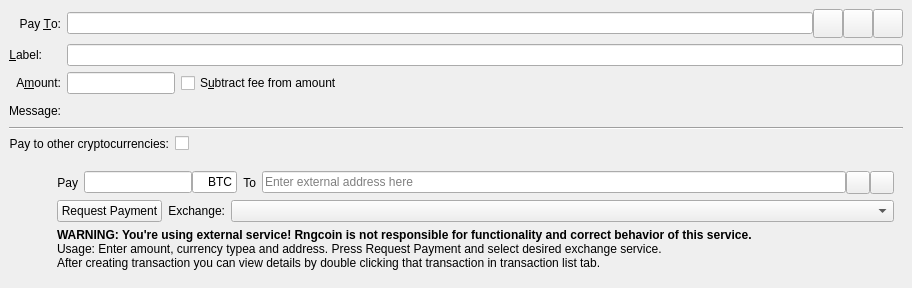
<?xml version="1.0" encoding="UTF-8"?>
<ui version="4.0">
 <class>SendCoinsEntry</class>
 <widget class="QStackedWidget" name="SendCoinsEntry">
  <property name="geometry">
   <rect>
    <x>0</x>
    <y>0</y>
    <width>912</width>
    <height>288</height>
   </rect>
  </property>
  <property name="focusPolicy">
   <enum>Qt::TabFocus</enum>
  </property>
  <property name="autoFillBackground">
   <bool>false</bool>
  </property>
  <widget class="QFrame" name="SendCoins">
   <property name="toolTip">
    <string>This is a normal payment.</string>
   </property>
   <property name="frameShape">
    <enum>QFrame::NoFrame</enum>
   </property>
   <layout class="QGridLayout" name="gridLayout_2">
    <item row="0" column="0" colspan="2">
     <widget class="QLabel" name="payToLabel">
      <property name="text">
       <string>Pay &amp;To:</string>
      </property>
      <property name="alignment">
       <set>Qt::AlignRight|Qt::AlignTrailing|Qt::AlignVCenter</set>
      </property>
      <property name="buddy">
       <cstring>payTo</cstring>
      </property>
     </widget>
    </item>
    <item row="0" column="2">
     <layout class="QHBoxLayout" name="payToLayout">
      <property name="spacing">
       <number>0</number>
      </property>
      <item>
       <widget class="QValidatedLineEdit" name="payTo">
        <property name="toolTip">
         <string>The Rngcoin address to send the payment to</string>
        </property>
       </widget>
      </item>
      <item>
       <widget class="QToolButton" name="addressBookButton">
        <property name="toolTip">
         <string>Choose previously used address</string>
        </property>
        <property name="text">
         <string/>
        </property>
        <property name="icon">
         <iconset resource="../bitcoin.qrc">
          <normaloff>:/icons/address-book</normaloff>:/icons/address-book</iconset>
        </property>
        <property name="iconSize">
         <size>
          <width>22</width>
          <height>22</height>
         </size>
        </property>
        <property name="shortcut">
         <string>Alt+A</string>
        </property>
       </widget>
      </item>
      <item>
       <widget class="QToolButton" name="pasteButton">
        <property name="toolTip">
         <string>Paste address from clipboard</string>
        </property>
        <property name="text">
         <string/>
        </property>
        <property name="icon">
         <iconset resource="../bitcoin.qrc">
          <normaloff>:/icons/editpaste</normaloff>:/icons/editpaste</iconset>
        </property>
        <property name="iconSize">
         <size>
          <width>22</width>
          <height>22</height>
         </size>
        </property>
        <property name="shortcut">
         <string>Alt+P</string>
        </property>
       </widget>
      </item>
      <item>
       <widget class="QToolButton" name="deleteButton">
        <property name="toolTip">
         <string>Remove this entry</string>
        </property>
        <property name="text">
         <string/>
        </property>
        <property name="icon">
         <iconset resource="../bitcoin.qrc">
          <normaloff>:/icons/remove</normaloff>:/icons/remove</iconset>
        </property>
        <property name="iconSize">
         <size>
          <width>22</width>
          <height>22</height>
         </size>
        </property>
       </widget>
      </item>
     </layout>
    </item>
    <item row="1" column="0">
     <widget class="QLabel" name="labellLabel">
      <property name="text">
       <string>&amp;Label:</string>
      </property>
      <property name="alignment">
       <set>Qt::AlignRight|Qt::AlignTrailing|Qt::AlignVCenter</set>
      </property>
      <property name="buddy">
       <cstring>addAsLabel</cstring>
      </property>
     </widget>
    </item>
    <item row="1" column="2">
     <widget class="QLineEdit" name="addAsLabel">
      <property name="toolTip">
       <string>Enter a label for this address to add it to the list of used addresses</string>
      </property>
     </widget>
    </item>
    <item row="2" column="0" colspan="2">
     <widget class="QLabel" name="amountLabel">
      <property name="text">
       <string>A&amp;mount:</string>
      </property>
      <property name="alignment">
       <set>Qt::AlignRight|Qt::AlignTrailing|Qt::AlignVCenter</set>
      </property>
      <property name="buddy">
       <cstring>payAmount</cstring>
      </property>
     </widget>
    </item>
    <item row="2" column="2">
     <layout class="QHBoxLayout" name="horizontalLayoutAmount" stretch="0,1">
      <item>
       <widget class="BitcoinAmountField" name="payAmount"/>
      </item>
      <item>
       <widget class="QCheckBox" name="checkboxSubtractFeeFromAmount">
        <property name="toolTip">
         <string>The fee will be deducted from the amount being sent. The recipient will receive less rngcoins than you enter in the amount field. If multiple recipients are selected, the fee is split equally.</string>
        </property>
        <property name="text">
         <string>S&amp;ubtract fee from amount</string>
        </property>
       </widget>
      </item>
     </layout>
    </item>
    <item row="3" column="0" colspan="2">
     <widget class="QLabel" name="messageLabel">
      <property name="text">
       <string>Message:</string>
      </property>
      <property name="alignment">
       <set>Qt::AlignRight|Qt::AlignTrailing|Qt::AlignVCenter</set>
      </property>
     </widget>
    </item>
    <item row="3" column="2">
     <widget class="QLabel" name="messageTextLabel">
      <property name="toolTip">
       <string>A message that was attached to the rngcoin: URI which will be stored with the transaction for your reference. Note: This message will not be sent over the Rngcoin network.</string>
      </property>
      <property name="textFormat">
       <enum>Qt::PlainText</enum>
      </property>
     </widget>
    </item>
    <item row="4" column="0" colspan="3">
     <widget class="Line" name="line">
      <property name="orientation">
       <enum>Qt::Horizontal</enum>
      </property>
     </widget>
    </item>
    <item row="5" column="0" colspan="3">
     <layout class="QFormLayout" name="toggleExchLayout">
      <item row="0" column="0">
       <widget class="QLabel" name="toggleExchLabel">
        <property name="text">
         <string>Pay to other cryptocurrencies:</string>
        </property>
        <property name="alignment">
         <set>Qt::AlignRight|Qt::AlignTrailing|Qt::AlignVCenter</set>
        </property>
        <property name="buddy">
         <cstring>payTo</cstring>
        </property>
       </widget>
      </item>
      <item row="0" column="1">
       <widget class="QCheckBox" name="checkBoxExch">
        <property name="sizePolicy">
         <sizepolicy hsizetype="Fixed" vsizetype="Fixed">
          <horstretch>0</horstretch>
          <verstretch>0</verstretch>
         </sizepolicy>
        </property>
        <property name="text">
         <string/>
        </property>
       </widget>
      </item>
     </layout>
    </item>
    <item row="6" column="1" colspan="2">
     <widget class="QWidget" name="exchWidget" native="true">
      <property name="toolTip">
       <string>This is a payment to external cryptocurrencies</string>
      </property>
      <layout class="QGridLayout" name="gridLayout">
       <item row="0" column="0">
        <layout class="QHBoxLayout" name="horizontalLayout1">
         <item>
          <widget class="QLabel" name="amountExchLabel">
           <property name="sizePolicy">
            <sizepolicy hsizetype="Preferred" vsizetype="Preferred">
             <horstretch>0</horstretch>
             <verstretch>0</verstretch>
            </sizepolicy>
           </property>
           <property name="text">
            <string>Pay</string>
           </property>
           <property name="alignment">
            <set>Qt::AlignRight|Qt::AlignTrailing|Qt::AlignVCenter</set>
           </property>
          </widget>
         </item>
         <item>
          <layout class="QHBoxLayout" name="horizontalLayout1_1">
           <property name="spacing">
            <number>0</number>
           </property>
           <item>
            <widget class="QLineEdit" name="payAmountExch">
             <property name="sizePolicy">
              <sizepolicy hsizetype="Fixed" vsizetype="Fixed">
               <horstretch>0</horstretch>
               <verstretch>0</verstretch>
              </sizepolicy>
             </property>
             <property name="toolTip">
              <string>Amount of currency</string>
             </property>
             <property name="alignment">
              <set>Qt::AlignRight|Qt::AlignTrailing|Qt::AlignVCenter</set>
             </property>
            </widget>
           </item>
           <item>
            <widget class="QLineEdit" name="payTypeExch">
             <property name="sizePolicy">
              <sizepolicy hsizetype="Fixed" vsizetype="Fixed">
               <horstretch>1</horstretch>
               <verstretch>0</verstretch>
              </sizepolicy>
             </property>
             <property name="minimumSize">
              <size>
               <width>45</width>
               <height>0</height>
              </size>
             </property>
             <property name="maximumSize">
              <size>
               <width>45</width>
               <height>16777215</height>
              </size>
             </property>
             <property name="toolTip">
              <string>Currency short name (i.e. BTC)</string>
             </property>
             <property name="text">
              <string>BTC</string>
             </property>
             <property name="alignment">
              <set>Qt::AlignRight|Qt::AlignTrailing|Qt::AlignVCenter</set>
             </property>
            </widget>
           </item>
          </layout>
         </item>
         <item>
          <widget class="QLabel" name="toExchLabel">
           <property name="sizePolicy">
            <sizepolicy hsizetype="Preferred" vsizetype="Preferred">
             <horstretch>0</horstretch>
             <verstretch>0</verstretch>
            </sizepolicy>
           </property>
           <property name="text">
            <string>To</string>
           </property>
           <property name="alignment">
            <set>Qt::AlignRight|Qt::AlignTrailing|Qt::AlignVCenter</set>
           </property>
          </widget>
         </item>
         <item>
          <layout class="QHBoxLayout" name="horizontalLayout1_2">
           <property name="spacing">
            <number>0</number>
           </property>
           <item>
            <widget class="QLineEdit" name="payToExch">
             <property name="toolTip">
              <string>Enter external address here</string>
             </property>
             <property name="placeholderText">
              <string>Enter external address here</string>
             </property>
            </widget>
           </item>
           <item>
            <widget class="QToolButton" name="pasteExchButton">
             <property name="toolTip">
              <string>Paste address from clipboard</string>
             </property>
             <property name="text">
              <string/>
             </property>
             <property name="icon">
              <iconset resource="../bitcoin.qrc">
               <normaloff>:/icons/editpaste</normaloff>:/icons/editpaste</iconset>
             </property>
             <property name="shortcut">
              <string>Alt+P</string>
             </property>
            </widget>
           </item>
           <item>
            <widget class="QToolButton" name="deleteExchButton">
             <property name="toolTip">
              <string>Remove this entry</string>
             </property>
             <property name="text">
              <string/>
             </property>
             <property name="icon">
              <iconset resource="../bitcoin.qrc">
               <normaloff>:/icons/remove</normaloff>:/icons/remove</iconset>
             </property>
            </widget>
           </item>
          </layout>
         </item>
        </layout>
       </item>
       <item row="1" column="0">
        <layout class="QHBoxLayout" name="horizontalLayout2">
         <item>
          <widget class="QPushButton" name="requestPaymentButton">
           <property name="sizePolicy">
            <sizepolicy hsizetype="Fixed" vsizetype="Fixed">
             <horstretch>0</horstretch>
             <verstretch>0</verstretch>
            </sizepolicy>
           </property>
           <property name="text">
            <string>Request Payment</string>
           </property>
          </widget>
         </item>
         <item>
          <widget class="QLabel" name="exchLabel">
           <property name="sizePolicy">
            <sizepolicy hsizetype="Fixed" vsizetype="Fixed">
             <horstretch>0</horstretch>
             <verstretch>0</verstretch>
            </sizepolicy>
           </property>
           <property name="text">
            <string>Exchange:</string>
           </property>
           <property name="alignment">
            <set>Qt::AlignRight|Qt::AlignTrailing|Qt::AlignVCenter</set>
           </property>
          </widget>
         </item>
         <item>
          <widget class="QComboBox" name="exchComboBox">
           <property name="sizePolicy">
            <sizepolicy hsizetype="Preferred" vsizetype="Fixed">
             <horstretch>0</horstretch>
             <verstretch>0</verstretch>
            </sizepolicy>
           </property>
           <property name="toolTip">
            <string>Exchange selection</string>
           </property>
          </widget>
         </item>
        </layout>
       </item>
       <item row="2" column="0">
        <widget class="QLabel" name="infoExchLabel">
         <property name="text">
          <string>&lt;html&gt;&lt;head/&gt;&lt;body&gt;&lt;p&gt;&lt;span style=&quot; font-weight:600;&quot;&gt;WARNING: You're using external service! Rngcoin is not responsible for functionality and correct behavior of this service.&lt;/span&gt;&lt;br/&gt;Usage: Enter amount, currency typea and address. Press Request Payment and select desired exchange service.&lt;br/&gt;After creating transaction you can view details by double clicking that transaction in transaction list tab.&lt;/p&gt;&lt;/body&gt;&lt;/html&gt;</string>
         </property>
        </widget>
       </item>
      </layout>
     </widget>
    </item>
   </layout>
  </widget>
  <widget class="QFrame" name="SendCoins_UnauthenticatedPaymentRequest">
   <property name="palette">
    <palette>
     <active>
      <colorrole role="WindowText">
       <brush brushstyle="SolidPattern">
        <color alpha="255">
         <red>0</red>
         <green>0</green>
         <blue>0</blue>
        </color>
       </brush>
      </colorrole>
      <colorrole role="Button">
       <brush brushstyle="SolidPattern">
        <color alpha="255">
         <red>255</red>
         <green>255</green>
         <blue>127</blue>
        </color>
       </brush>
      </colorrole>
      <colorrole role="Light">
       <brush brushstyle="SolidPattern">
        <color alpha="255">
         <red>255</red>
         <green>255</green>
         <blue>255</blue>
        </color>
       </brush>
      </colorrole>
      <colorrole role="Midlight">
       <brush brushstyle="SolidPattern">
        <color alpha="255">
         <red>255</red>
         <green>255</green>
         <blue>191</blue>
        </color>
       </brush>
      </colorrole>
      <colorrole role="Dark">
       <brush brushstyle="SolidPattern">
        <color alpha="255">
         <red>127</red>
         <green>127</green>
         <blue>63</blue>
        </color>
       </brush>
      </colorrole>
      <colorrole role="Mid">
       <brush brushstyle="SolidPattern">
        <color alpha="255">
         <red>170</red>
         <green>170</green>
         <blue>84</blue>
        </color>
       </brush>
      </colorrole>
      <colorrole role="Text">
       <brush brushstyle="SolidPattern">
        <color alpha="255">
         <red>0</red>
         <green>0</green>
         <blue>0</blue>
        </color>
       </brush>
      </colorrole>
      <colorrole role="BrightText">
       <brush brushstyle="SolidPattern">
        <color alpha="255">
         <red>255</red>
         <green>255</green>
         <blue>255</blue>
        </color>
       </brush>
      </colorrole>
      <colorrole role="ButtonText">
       <brush brushstyle="SolidPattern">
        <color alpha="255">
         <red>0</red>
         <green>0</green>
         <blue>0</blue>
        </color>
       </brush>
      </colorrole>
      <colorrole role="Base">
       <brush brushstyle="SolidPattern">
        <color alpha="255">
         <red>255</red>
         <green>255</green>
         <blue>255</blue>
        </color>
       </brush>
      </colorrole>
      <colorrole role="Window">
       <brush brushstyle="SolidPattern">
        <color alpha="255">
         <red>255</red>
         <green>255</green>
         <blue>127</blue>
        </color>
       </brush>
      </colorrole>
      <colorrole role="Shadow">
       <brush brushstyle="SolidPattern">
        <color alpha="255">
         <red>0</red>
         <green>0</green>
         <blue>0</blue>
        </color>
       </brush>
      </colorrole>
      <colorrole role="AlternateBase">
       <brush brushstyle="SolidPattern">
        <color alpha="255">
         <red>255</red>
         <green>255</green>
         <blue>191</blue>
        </color>
       </brush>
      </colorrole>
      <colorrole role="ToolTipBase">
       <brush brushstyle="SolidPattern">
        <color alpha="255">
         <red>255</red>
         <green>255</green>
         <blue>220</blue>
        </color>
       </brush>
      </colorrole>
      <colorrole role="ToolTipText">
       <brush brushstyle="SolidPattern">
        <color alpha="255">
         <red>0</red>
         <green>0</green>
         <blue>0</blue>
        </color>
       </brush>
      </colorrole>
     </active>
     <inactive>
      <colorrole role="WindowText">
       <brush brushstyle="SolidPattern">
        <color alpha="255">
         <red>0</red>
         <green>0</green>
         <blue>0</blue>
        </color>
       </brush>
      </colorrole>
      <colorrole role="Button">
       <brush brushstyle="SolidPattern">
        <color alpha="255">
         <red>255</red>
         <green>255</green>
         <blue>127</blue>
        </color>
       </brush>
      </colorrole>
      <colorrole role="Light">
       <brush brushstyle="SolidPattern">
        <color alpha="255">
         <red>255</red>
         <green>255</green>
         <blue>255</blue>
        </color>
       </brush>
      </colorrole>
      <colorrole role="Midlight">
       <brush brushstyle="SolidPattern">
        <color alpha="255">
         <red>255</red>
         <green>255</green>
         <blue>191</blue>
        </color>
       </brush>
      </colorrole>
      <colorrole role="Dark">
       <brush brushstyle="SolidPattern">
        <color alpha="255">
         <red>127</red>
         <green>127</green>
         <blue>63</blue>
        </color>
       </brush>
      </colorrole>
      <colorrole role="Mid">
       <brush brushstyle="SolidPattern">
        <color alpha="255">
         <red>170</red>
         <green>170</green>
         <blue>84</blue>
        </color>
       </brush>
      </colorrole>
      <colorrole role="Text">
       <brush brushstyle="SolidPattern">
        <color alpha="255">
         <red>0</red>
         <green>0</green>
         <blue>0</blue>
        </color>
       </brush>
      </colorrole>
      <colorrole role="BrightText">
       <brush brushstyle="SolidPattern">
        <color alpha="255">
         <red>255</red>
         <green>255</green>
         <blue>255</blue>
        </color>
       </brush>
      </colorrole>
      <colorrole role="ButtonText">
       <brush brushstyle="SolidPattern">
        <color alpha="255">
         <red>0</red>
         <green>0</green>
         <blue>0</blue>
        </color>
       </brush>
      </colorrole>
      <colorrole role="Base">
       <brush brushstyle="SolidPattern">
        <color alpha="255">
         <red>255</red>
         <green>255</green>
         <blue>255</blue>
        </color>
       </brush>
      </colorrole>
      <colorrole role="Window">
       <brush brushstyle="SolidPattern">
        <color alpha="255">
         <red>255</red>
         <green>255</green>
         <blue>127</blue>
        </color>
       </brush>
      </colorrole>
      <colorrole role="Shadow">
       <brush brushstyle="SolidPattern">
        <color alpha="255">
         <red>0</red>
         <green>0</green>
         <blue>0</blue>
        </color>
       </brush>
      </colorrole>
      <colorrole role="AlternateBase">
       <brush brushstyle="SolidPattern">
        <color alpha="255">
         <red>255</red>
         <green>255</green>
         <blue>191</blue>
        </color>
       </brush>
      </colorrole>
      <colorrole role="ToolTipBase">
       <brush brushstyle="SolidPattern">
        <color alpha="255">
         <red>255</red>
         <green>255</green>
         <blue>220</blue>
        </color>
       </brush>
      </colorrole>
      <colorrole role="ToolTipText">
       <brush brushstyle="SolidPattern">
        <color alpha="255">
         <red>0</red>
         <green>0</green>
         <blue>0</blue>
        </color>
       </brush>
      </colorrole>
     </inactive>
     <disabled>
      <colorrole role="WindowText">
       <brush brushstyle="SolidPattern">
        <color alpha="255">
         <red>127</red>
         <green>127</green>
         <blue>63</blue>
        </color>
       </brush>
      </colorrole>
      <colorrole role="Button">
       <brush brushstyle="SolidPattern">
        <color alpha="255">
         <red>255</red>
         <green>255</green>
         <blue>127</blue>
        </color>
       </brush>
      </colorrole>
      <colorrole role="Light">
       <brush brushstyle="SolidPattern">
        <color alpha="255">
         <red>255</red>
         <green>255</green>
         <blue>255</blue>
        </color>
       </brush>
      </colorrole>
      <colorrole role="Midlight">
       <brush brushstyle="SolidPattern">
        <color alpha="255">
         <red>255</red>
         <green>255</green>
         <blue>191</blue>
        </color>
       </brush>
      </colorrole>
      <colorrole role="Dark">
       <brush brushstyle="SolidPattern">
        <color alpha="255">
         <red>127</red>
         <green>127</green>
         <blue>63</blue>
        </color>
       </brush>
      </colorrole>
      <colorrole role="Mid">
       <brush brushstyle="SolidPattern">
        <color alpha="255">
         <red>170</red>
         <green>170</green>
         <blue>84</blue>
        </color>
       </brush>
      </colorrole>
      <colorrole role="Text">
       <brush brushstyle="SolidPattern">
        <color alpha="255">
         <red>127</red>
         <green>127</green>
         <blue>63</blue>
        </color>
       </brush>
      </colorrole>
      <colorrole role="BrightText">
       <brush brushstyle="SolidPattern">
        <color alpha="255">
         <red>255</red>
         <green>255</green>
         <blue>255</blue>
        </color>
       </brush>
      </colorrole>
      <colorrole role="ButtonText">
       <brush brushstyle="SolidPattern">
        <color alpha="255">
         <red>127</red>
         <green>127</green>
         <blue>63</blue>
        </color>
       </brush>
      </colorrole>
      <colorrole role="Base">
       <brush brushstyle="SolidPattern">
        <color alpha="255">
         <red>255</red>
         <green>255</green>
         <blue>127</blue>
        </color>
       </brush>
      </colorrole>
      <colorrole role="Window">
       <brush brushstyle="SolidPattern">
        <color alpha="255">
         <red>255</red>
         <green>255</green>
         <blue>127</blue>
        </color>
       </brush>
      </colorrole>
      <colorrole role="Shadow">
       <brush brushstyle="SolidPattern">
        <color alpha="255">
         <red>0</red>
         <green>0</green>
         <blue>0</blue>
        </color>
       </brush>
      </colorrole>
      <colorrole role="AlternateBase">
       <brush brushstyle="SolidPattern">
        <color alpha="255">
         <red>255</red>
         <green>255</green>
         <blue>127</blue>
        </color>
       </brush>
      </colorrole>
      <colorrole role="ToolTipBase">
       <brush brushstyle="SolidPattern">
        <color alpha="255">
         <red>255</red>
         <green>255</green>
         <blue>220</blue>
        </color>
       </brush>
      </colorrole>
      <colorrole role="ToolTipText">
       <brush brushstyle="SolidPattern">
        <color alpha="255">
         <red>0</red>
         <green>0</green>
         <blue>0</blue>
        </color>
       </brush>
      </colorrole>
     </disabled>
    </palette>
   </property>
   <property name="toolTip">
    <string>This is an unauthenticated payment request.</string>
   </property>
   <property name="autoFillBackground">
    <bool>true</bool>
   </property>
   <property name="frameShape">
    <enum>QFrame::NoFrame</enum>
   </property>
   <layout class="QGridLayout" name="gridLayout_is">
    <property name="spacing">
     <number>12</number>
    </property>
    <item row="0" column="0">
     <widget class="QLabel" name="payToLabel_is">
      <property name="text">
       <string>Pay To:</string>
      </property>
      <property name="alignment">
       <set>Qt::AlignRight|Qt::AlignTrailing|Qt::AlignVCenter</set>
      </property>
     </widget>
    </item>
    <item row="0" column="1">
     <layout class="QHBoxLayout" name="payToLayout_is">
      <property name="spacing">
       <number>0</number>
      </property>
      <item>
       <widget class="QLabel" name="payTo_is"/>
      </item>
      <item>
       <widget class="QToolButton" name="deleteButton_is">
        <property name="toolTip">
         <string>Remove this entry</string>
        </property>
        <property name="text">
         <string/>
        </property>
        <property name="icon">
         <iconset resource="../bitcoin.qrc">
          <normaloff>:/icons/remove</normaloff>:/icons/remove</iconset>
        </property>
       </widget>
      </item>
     </layout>
    </item>
    <item row="1" column="0">
     <widget class="QLabel" name="memoLabel_is">
      <property name="text">
       <string>Memo:</string>
      </property>
      <property name="alignment">
       <set>Qt::AlignRight|Qt::AlignTrailing|Qt::AlignVCenter</set>
      </property>
     </widget>
    </item>
    <item row="1" column="1">
     <widget class="QLabel" name="memoTextLabel_is">
      <property name="textFormat">
       <enum>Qt::PlainText</enum>
      </property>
     </widget>
    </item>
    <item row="2" column="0">
     <widget class="QLabel" name="amountLabel_is">
      <property name="text">
       <string>A&amp;mount:</string>
      </property>
      <property name="alignment">
       <set>Qt::AlignRight|Qt::AlignTrailing|Qt::AlignVCenter</set>
      </property>
      <property name="buddy">
       <cstring>payAmount_is</cstring>
      </property>
     </widget>
    </item>
    <item row="2" column="1">
     <widget class="BitcoinAmountField" name="payAmount_is">
      <property name="acceptDrops">
       <bool>false</bool>
      </property>
     </widget>
    </item>
   </layout>
  </widget>
  <widget class="QFrame" name="SendCoins_AuthenticatedPaymentRequest">
   <property name="palette">
    <palette>
     <active>
      <colorrole role="WindowText">
       <brush brushstyle="SolidPattern">
        <color alpha="255">
         <red>0</red>
         <green>0</green>
         <blue>0</blue>
        </color>
       </brush>
      </colorrole>
      <colorrole role="Button">
       <brush brushstyle="SolidPattern">
        <color alpha="255">
         <red>140</red>
         <green>232</green>
         <blue>119</blue>
        </color>
       </brush>
      </colorrole>
      <colorrole role="Light">
       <brush brushstyle="SolidPattern">
        <color alpha="255">
         <red>230</red>
         <green>255</green>
         <blue>224</blue>
        </color>
       </brush>
      </colorrole>
      <colorrole role="Midlight">
       <brush brushstyle="SolidPattern">
        <color alpha="255">
         <red>185</red>
         <green>243</green>
         <blue>171</blue>
        </color>
       </brush>
      </colorrole>
      <colorrole role="Dark">
       <brush brushstyle="SolidPattern">
        <color alpha="255">
         <red>70</red>
         <green>116</green>
         <blue>59</blue>
        </color>
       </brush>
      </colorrole>
      <colorrole role="Mid">
       <brush brushstyle="SolidPattern">
        <color alpha="255">
         <red>93</red>
         <green>155</green>
         <blue>79</blue>
        </color>
       </brush>
      </colorrole>
      <colorrole role="Text">
       <brush brushstyle="SolidPattern">
        <color alpha="255">
         <red>0</red>
         <green>0</green>
         <blue>0</blue>
        </color>
       </brush>
      </colorrole>
      <colorrole role="BrightText">
       <brush brushstyle="SolidPattern">
        <color alpha="255">
         <red>155</red>
         <green>255</green>
         <blue>147</blue>
        </color>
       </brush>
      </colorrole>
      <colorrole role="ButtonText">
       <brush brushstyle="SolidPattern">
        <color alpha="255">
         <red>0</red>
         <green>0</green>
         <blue>0</blue>
        </color>
       </brush>
      </colorrole>
      <colorrole role="Base">
       <brush brushstyle="SolidPattern">
        <color alpha="255">
         <red>119</red>
         <green>255</green>
         <blue>233</blue>
        </color>
       </brush>
      </colorrole>
      <colorrole role="Window">
       <brush brushstyle="SolidPattern">
        <color alpha="255">
         <red>140</red>
         <green>232</green>
         <blue>119</blue>
        </color>
       </brush>
      </colorrole>
      <colorrole role="Shadow">
       <brush brushstyle="SolidPattern">
        <color alpha="255">
         <red>0</red>
         <green>0</green>
         <blue>0</blue>
        </color>
       </brush>
      </colorrole>
      <colorrole role="AlternateBase">
       <brush brushstyle="SolidPattern">
        <color alpha="255">
         <red>197</red>
         <green>243</green>
         <blue>187</blue>
        </color>
       </brush>
      </colorrole>
      <colorrole role="NoRole">
       <brush brushstyle="SolidPattern">
        <color alpha="255">
         <red>125</red>
         <green>194</green>
         <blue>122</blue>
        </color>
       </brush>
      </colorrole>
      <colorrole role="ToolTipBase">
       <brush brushstyle="SolidPattern">
        <color alpha="255">
         <red>255</red>
         <green>255</green>
         <blue>220</blue>
        </color>
       </brush>
      </colorrole>
      <colorrole role="ToolTipText">
       <brush brushstyle="SolidPattern">
        <color alpha="255">
         <red>0</red>
         <green>0</green>
         <blue>0</blue>
        </color>
       </brush>
      </colorrole>
     </active>
     <inactive>
      <colorrole role="WindowText">
       <brush brushstyle="SolidPattern">
        <color alpha="255">
         <red>0</red>
         <green>0</green>
         <blue>0</blue>
        </color>
       </brush>
      </colorrole>
      <colorrole role="Button">
       <brush brushstyle="SolidPattern">
        <color alpha="255">
         <red>140</red>
         <green>232</green>
         <blue>119</blue>
        </color>
       </brush>
      </colorrole>
      <colorrole role="Light">
       <brush brushstyle="SolidPattern">
        <color alpha="255">
         <red>230</red>
         <green>255</green>
         <blue>224</blue>
        </color>
       </brush>
      </colorrole>
      <colorrole role="Midlight">
       <brush brushstyle="SolidPattern">
        <color alpha="255">
         <red>185</red>
         <green>243</green>
         <blue>171</blue>
        </color>
       </brush>
      </colorrole>
      <colorrole role="Dark">
       <brush brushstyle="SolidPattern">
        <color alpha="255">
         <red>70</red>
         <green>116</green>
         <blue>59</blue>
        </color>
       </brush>
      </colorrole>
      <colorrole role="Mid">
       <brush brushstyle="SolidPattern">
        <color alpha="255">
         <red>93</red>
         <green>155</green>
         <blue>79</blue>
        </color>
       </brush>
      </colorrole>
      <colorrole role="Text">
       <brush brushstyle="SolidPattern">
        <color alpha="255">
         <red>0</red>
         <green>0</green>
         <blue>0</blue>
        </color>
       </brush>
      </colorrole>
      <colorrole role="BrightText">
       <brush brushstyle="SolidPattern">
        <color alpha="255">
         <red>155</red>
         <green>255</green>
         <blue>147</blue>
        </color>
       </brush>
      </colorrole>
      <colorrole role="ButtonText">
       <brush brushstyle="SolidPattern">
        <color alpha="255">
         <red>0</red>
         <green>0</green>
         <blue>0</blue>
        </color>
       </brush>
      </colorrole>
      <colorrole role="Base">
       <brush brushstyle="SolidPattern">
        <color alpha="255">
         <red>119</red>
         <green>255</green>
         <blue>233</blue>
        </color>
       </brush>
      </colorrole>
      <colorrole role="Window">
       <brush brushstyle="SolidPattern">
        <color alpha="255">
         <red>140</red>
         <green>232</green>
         <blue>119</blue>
        </color>
       </brush>
      </colorrole>
      <colorrole role="Shadow">
       <brush brushstyle="SolidPattern">
        <color alpha="255">
         <red>0</red>
         <green>0</green>
         <blue>0</blue>
        </color>
       </brush>
      </colorrole>
      <colorrole role="AlternateBase">
       <brush brushstyle="SolidPattern">
        <color alpha="255">
         <red>197</red>
         <green>243</green>
         <blue>187</blue>
        </color>
       </brush>
      </colorrole>
      <colorrole role="NoRole">
       <brush brushstyle="SolidPattern">
        <color alpha="255">
         <red>125</red>
         <green>194</green>
         <blue>122</blue>
        </color>
       </brush>
      </colorrole>
      <colorrole role="ToolTipBase">
       <brush brushstyle="SolidPattern">
        <color alpha="255">
         <red>255</red>
         <green>255</green>
         <blue>220</blue>
        </color>
       </brush>
      </colorrole>
      <colorrole role="ToolTipText">
       <brush brushstyle="SolidPattern">
        <color alpha="255">
         <red>0</red>
         <green>0</green>
         <blue>0</blue>
        </color>
       </brush>
      </colorrole>
     </inactive>
     <disabled>
      <colorrole role="WindowText">
       <brush brushstyle="SolidPattern">
        <color alpha="255">
         <red>70</red>
         <green>116</green>
         <blue>59</blue>
        </color>
       </brush>
      </colorrole>
      <colorrole role="Button">
       <brush brushstyle="SolidPattern">
        <color alpha="255">
         <red>140</red>
         <green>232</green>
         <blue>119</blue>
        </color>
       </brush>
      </colorrole>
      <colorrole role="Light">
       <brush brushstyle="SolidPattern">
        <color alpha="255">
         <red>230</red>
         <green>255</green>
         <blue>224</blue>
        </color>
       </brush>
      </colorrole>
      <colorrole role="Midlight">
       <brush brushstyle="SolidPattern">
        <color alpha="255">
         <red>185</red>
         <green>243</green>
         <blue>171</blue>
        </color>
       </brush>
      </colorrole>
      <colorrole role="Dark">
       <brush brushstyle="SolidPattern">
        <color alpha="255">
         <red>70</red>
         <green>116</green>
         <blue>59</blue>
        </color>
       </brush>
      </colorrole>
      <colorrole role="Mid">
       <brush brushstyle="SolidPattern">
        <color alpha="255">
         <red>93</red>
         <green>155</green>
         <blue>79</blue>
        </color>
       </brush>
      </colorrole>
      <colorrole role="Text">
       <brush brushstyle="SolidPattern">
        <color alpha="255">
         <red>70</red>
         <green>116</green>
         <blue>59</blue>
        </color>
       </brush>
      </colorrole>
      <colorrole role="BrightText">
       <brush brushstyle="SolidPattern">
        <color alpha="255">
         <red>155</red>
         <green>255</green>
         <blue>147</blue>
        </color>
       </brush>
      </colorrole>
      <colorrole role="ButtonText">
       <brush brushstyle="SolidPattern">
        <color alpha="255">
         <red>70</red>
         <green>116</green>
         <blue>59</blue>
        </color>
       </brush>
      </colorrole>
      <colorrole role="Base">
       <brush brushstyle="SolidPattern">
        <color alpha="255">
         <red>140</red>
         <green>232</green>
         <blue>119</blue>
        </color>
       </brush>
      </colorrole>
      <colorrole role="Window">
       <brush brushstyle="SolidPattern">
        <color alpha="255">
         <red>140</red>
         <green>232</green>
         <blue>119</blue>
        </color>
       </brush>
      </colorrole>
      <colorrole role="Shadow">
       <brush brushstyle="SolidPattern">
        <color alpha="255">
         <red>0</red>
         <green>0</green>
         <blue>0</blue>
        </color>
       </brush>
      </colorrole>
      <colorrole role="AlternateBase">
       <brush brushstyle="SolidPattern">
        <color alpha="255">
         <red>140</red>
         <green>232</green>
         <blue>119</blue>
        </color>
       </brush>
      </colorrole>
      <colorrole role="NoRole">
       <brush brushstyle="SolidPattern">
        <color alpha="255">
         <red>125</red>
         <green>194</green>
         <blue>122</blue>
        </color>
       </brush>
      </colorrole>
      <colorrole role="ToolTipBase">
       <brush brushstyle="SolidPattern">
        <color alpha="255">
         <red>255</red>
         <green>255</green>
         <blue>220</blue>
        </color>
       </brush>
      </colorrole>
      <colorrole role="ToolTipText">
       <brush brushstyle="SolidPattern">
        <color alpha="255">
         <red>0</red>
         <green>0</green>
         <blue>0</blue>
        </color>
       </brush>
      </colorrole>
     </disabled>
    </palette>
   </property>
   <property name="toolTip">
    <string>This is an authenticated payment request.</string>
   </property>
   <property name="autoFillBackground">
    <bool>true</bool>
   </property>
   <property name="frameShape">
    <enum>QFrame::NoFrame</enum>
   </property>
   <layout class="QGridLayout" name="gridLayout_s">
    <property name="spacing">
     <number>12</number>
    </property>
    <item row="0" column="0">
     <widget class="QLabel" name="payToLabel_s">
      <property name="text">
       <string>Pay To:</string>
      </property>
      <property name="alignment">
       <set>Qt::AlignRight|Qt::AlignTrailing|Qt::AlignVCenter</set>
      </property>
     </widget>
    </item>
    <item row="0" column="1">
     <layout class="QHBoxLayout" name="payToLayout_s">
      <property name="spacing">
       <number>0</number>
      </property>
      <item>
       <widget class="QLabel" name="payTo_s">
        <property name="textFormat">
         <enum>Qt::PlainText</enum>
        </property>
       </widget>
      </item>
      <item>
       <widget class="QToolButton" name="deleteButton_s">
        <property name="toolTip">
         <string>Remove this entry</string>
        </property>
        <property name="text">
         <string/>
        </property>
        <property name="icon">
         <iconset resource="../bitcoin.qrc">
          <normaloff>:/icons/remove</normaloff>:/icons/remove</iconset>
        </property>
       </widget>
      </item>
     </layout>
    </item>
    <item row="1" column="0">
     <widget class="QLabel" name="memoLabel_s">
      <property name="text">
       <string>Memo:</string>
      </property>
      <property name="alignment">
       <set>Qt::AlignRight|Qt::AlignTrailing|Qt::AlignVCenter</set>
      </property>
     </widget>
    </item>
    <item row="1" column="1">
     <widget class="QLabel" name="memoTextLabel_s">
      <property name="textFormat">
       <enum>Qt::PlainText</enum>
      </property>
     </widget>
    </item>
    <item row="2" column="0">
     <widget class="QLabel" name="amountLabel_s">
      <property name="text">
       <string>A&amp;mount:</string>
      </property>
      <property name="alignment">
       <set>Qt::AlignRight|Qt::AlignTrailing|Qt::AlignVCenter</set>
      </property>
      <property name="buddy">
       <cstring>payAmount_s</cstring>
      </property>
     </widget>
    </item>
    <item row="2" column="1">
     <widget class="BitcoinAmountField" name="payAmount_s">
      <property name="acceptDrops">
       <bool>false</bool>
      </property>
     </widget>
    </item>
   </layout>
  </widget>
 </widget>
 <customwidgets>
  <customwidget>
   <class>QValidatedLineEdit</class>
   <extends>QLineEdit</extends>
   <header>qvalidatedlineedit.h</header>
  </customwidget>
  <customwidget>
   <class>BitcoinAmountField</class>
   <extends>QLineEdit</extends>
   <header>bitcoinamountfield.h</header>
   <container>1</container>
  </customwidget>
 </customwidgets>
 <tabstops>
  <tabstop>payTo</tabstop>
  <tabstop>addressBookButton</tabstop>
  <tabstop>pasteButton</tabstop>
  <tabstop>deleteButton</tabstop>
  <tabstop>addAsLabel</tabstop>
  <tabstop>payAmount</tabstop>
  <tabstop>payAmount_is</tabstop>
  <tabstop>deleteButton_is</tabstop>
  <tabstop>payAmount_s</tabstop>
  <tabstop>deleteButton_s</tabstop>
 </tabstops>
 <resources>
  <include location="../bitcoin.qrc"/>
 </resources>
 <connections/>
</ui>
